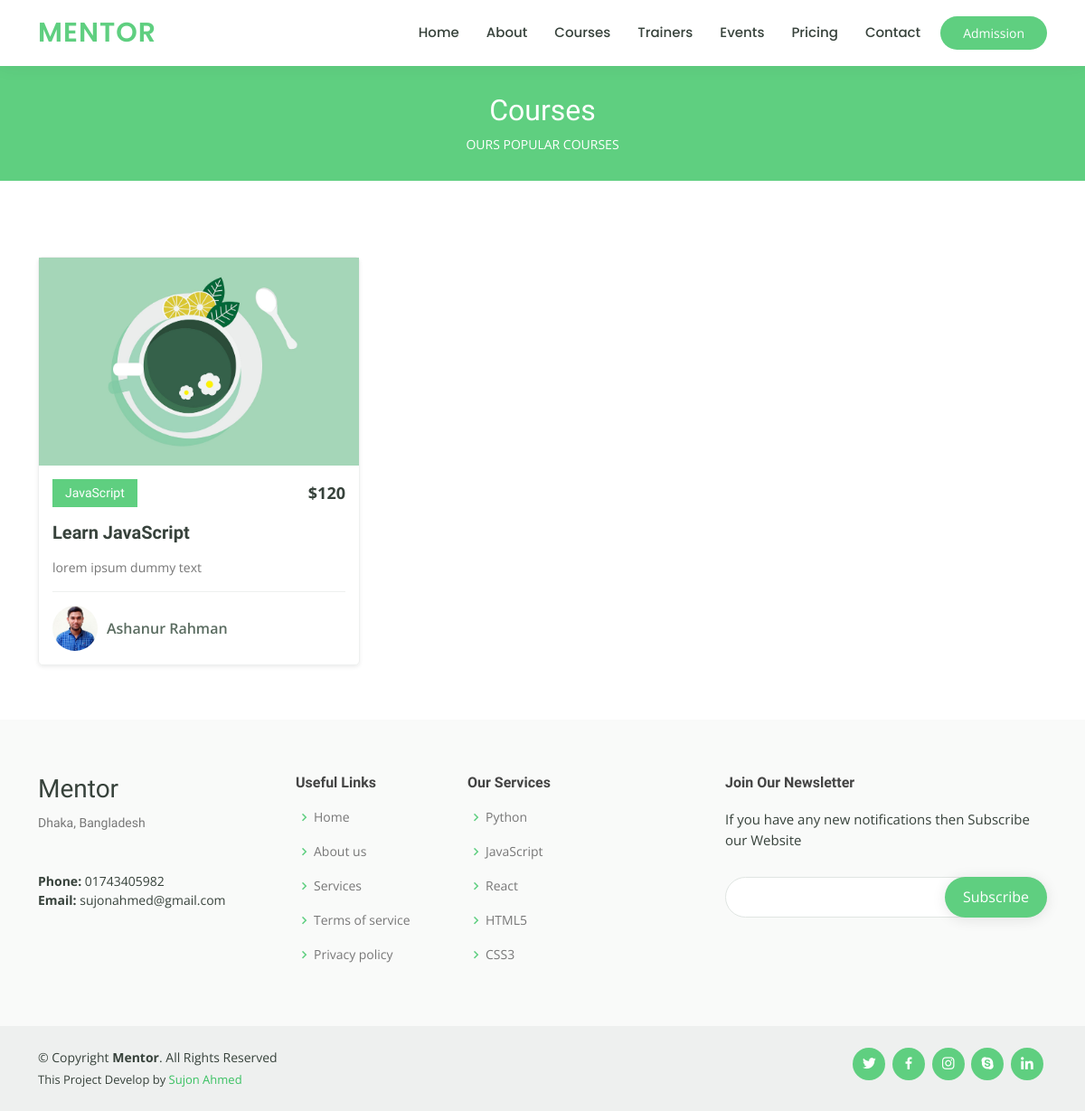
The page /category_wise_courses.php?id=2 on the database its author committed.
### tables this page shows
CREATE TABLE `courses` (
  `course_id` int(11) NOT NULL,
  `course_title` varchar(255) NOT NULL,
  `course_category` varchar(50) NOT NULL,
  `course_fee` int(11) NOT NULL,
  `trainer` varchar(50) NOT NULL,
  `course_thumbnail` varchar(60) NOT NULL,
  `course_desc` longtext NOT NULL
);

CREATE TABLE `course_category` (
  `course_category_id` int(11) NOT NULL,
  `course_category_icon` varchar(50) NOT NULL,
  `course_category_name` varchar(50) NOT NULL,
  `slag` varchar(50) NOT NULL,
  `course_category_created` datetime NOT NULL DEFAULT current_timestamp()
);

CREATE TABLE `trainers` (
  `trainer_id` int(11) NOT NULL,
  `trainer_name` varchar(80) NOT NULL,
  `trainer_designation` varchar(100) NOT NULL,
  `trainer_about` varchar(255) NOT NULL,
  `trainer_image` varchar(80) NOT NULL,
  `employed_time` datetime NOT NULL DEFAULT current_timestamp()
);

CREATE TABLE `location` (
  `location_id` int(11) NOT NULL,
  `location_title` varchar(255) NOT NULL,
  `location_link` varchar(255) NOT NULL
);

### admin/database.php (called while the page is built, shortened)
<?php
class Database{
    private $db_host = "localhost";
    private $db_user = "root";
    private $db_pass = "";
    private $db_name = "mentor";
    private $conn;
    public function __construct()
    {
        $this->conn = new mysqli($this->db_host, $this->db_user, $this->db_pass, $this->db_name);
    }
    public function profile_retrive_photo(){
        $this->sql = "SELECT * FROM `admin`";
        $this->result = $this->conn->query($this->sql);
        if($this->result == true){
            return $this->result;
        }else{
            return false;
        }
    }
    public function get_course_category()
    {
        $this->sql = "SELECT * FROM `course_category`";
        $this->result = $this->conn->query($this->sql);
        if($this->result == true){
            return $this->result;
        }else{
            return false;
        }
    }
    public function get_category_wise_course($course_id)
    {
        $this->sql = "SELECT * FROM courses AS c INNER JOIN course_category AS cc ON c.course_category = cc.course_category_id INNER JOIN trainers AS t ON c.trainer = t.trainer_id WHERE cc.course_category_id = '$course_id'";
        $this->result = $this->conn->query($this->sql);
        if($this->result == true){
            return $this->result;
        }else{
            return false;
        }
    }
    public function get_location() {
        $this->sql = "SELECT * FROM `location` LIMIT 1";
        $this->result = $this->conn->query($this->sql);
        if ($this->result == true) {
            return $this->result;
        } else {
            return false;
        }
    }
}
?>

### category_wise_courses.php (the view)
<?php
include 'font-header.php';
if(isset($_GET['id'])){
    $course_id = $_GET['id'];
    $get_search_course = $obj->get_category_wise_course($course_id);
}
?>
  <main id="main" data-aos="fade-in">
    <div class="breadcrumbs">
      <div class="container">
        <h2>Courses</h2>
        <p>OURS POPULAR COURSES</p>
      </div>
    </div>
    <section id="popular-courses" class="courses">
      <div class="container" data-aos="fade-up">
        <div class="row" data-aos="zoom-in" data-aos-delay="100">
          <?php
            if($get_search_course->num_rows > 0){
              while($row = $get_search_course->fetch_object()){
                ?>
                  <div class="col-md-4 mt-4 mt-md-4">
                    <div class="course-item shadow-sm">
                      <img src="<?php echo "admin/uploads/courses/".$row->course_thumbnail; ?>" class="img-fluid" alt="">
                      <div class="course-content">
                        <div class="d-flex justify-content-between align-items-center mb-3">
                          <h4><?php echo $row->course_category_name; ?></h4>
                          <p class="price">$<?php echo $row->course_fee; ?></p>
                        </div>
                        <h3><a href="course-details.php?id=<?php echo $row->course_id; ?>"><?php echo $row->course_title; ?></a></h3>
                        <p>
                          <?php
                            $description = $row->course_desc;
                            if(strlen($description) > 400){
                              echo substr($description,0,400).'...';
                            }else{
                              echo $description;
                            }
                          ?>
                        </p>
                        <div class="trainer d-flex justify-content-between align-items-center">
                          <div class="trainer-profile d-flex align-items-center">
                            <img src="<?php echo "admin/uploads/trainers/".$row->trainer_image; ?>" class="img-fluid" alt="">
                            <span><?php echo $row->trainer_name; ?></span>
                          </div>
                        </div>
                      </div>
                    </div>
                  </div>
                <?php
              }
            }
          ?>
        </div>
      </div>
    </section>
  </main>
<?php include 'font-footer.php'; ?>

### font-footer.php (shortened to what this page needs)
<?php
$course_category = $obj->get_course_category();
$get_location = $obj->get_location();
?>
<footer id="footer">
    <div class="footer-top">
      <div class="container">
        <div class="row">
          <div class="col-lg-3 col-md-6 footer-contact">
            <h3>Mentor</h3>
            <p>
              <?php
               if ($get_location->num_rows > 0) {
                 while($row = $get_location->fetch_object()) {
                   ?>
                    <p><?php echo $row->location_title; ?></p>
                   <?php
                 }
               }
              ?>
              <br><br>
              <strong>Phone:</strong> <?php echo $phone; ?><br>
              <strong>Email:</strong> <?php echo $email; ?><br>
            </p>
          </div>
          <div class="col-lg-2 col-md-6 footer-links">
            <h4>Useful Links</h4>
            <ul>
              <li><i class="bx bx-chevron-right"></i> <a href="#">Home</a></li>
              <li><i class="bx bx-chevron-right"></i> <a href="#">About us</a></li>
              <li><i class="bx bx-chevron-right"></i> <a href="#">Services</a></li>
              <li><i class="bx bx-chevron-right"></i> <a href="#">Terms of service</a></li>
              <li><i class="bx bx-chevron-right"></i> <a href="#">Privacy policy</a></li>
            </ul>
          </div>
          <div class="col-lg-3 col-md-6 footer-links">
            <h4>Our Services</h4>
            <ul>
                <?php
                    if($course_category->num_rows > 0){
                        while($row = $course_category->fetch_object()){
                            ?>
                                <li><i class="bx bx-chevron-right"></i> <a href="#"><?php echo $row->course_category_name; ?></a></li>
                            <?php
                        }
                    }
                ?>
            </ul>
          </div>
          <div class="col-lg-4 col-md-6 footer-newsletter">
            <h4>Join Our Newsletter</h4>
            <p>If you have any new notifications then Subscribe our Website</p>
            <form action="subscriber_action.php" method="POST">
              <input type="email" name="email"><input type="submit" name="submit" value="Subscribe">
            </form>
          </div>
        </div>
      </div>
    </div>
    <div class="container d-md-flex py-4">
      <div class="me-md-auto text-center text-md-start">
        <div class="copyright">
          &copy; Copyright <strong><span>Mentor</span></strong>. All Rights Reserved
        </div>
        <div class="credits">
          This Project Develop by <a target="_blank" href="https://github.com/Sujon-Ahmed">Sujon Ahmed</a>
        </div>
      </div>
      <div class="social-links text-center text-md-right pt-3 pt-md-0">
        <a href="#" class="twitter"><i class="bx bxl-twitter"></i></a>
        <a href="#" class="facebook"><i class="bx bxl-facebook"></i></a>
        <a href="#" class="instagram"><i class="bx bxl-instagram"></i></a>
        <a href="#" class="google-plus"><i class="bx bxl-skype"></i></a>
        <a href="#" class="linkedin"><i class="bx bxl-linkedin"></i></a>
      </div>
    </div>
  </footer>
</body>
</html>

### assets/css/style.css (style rules this page uses)
body { font-family: "Open Sans", sans-serif; color: #444444; }
a { color: #5fcf80; text-decoration: none; }
h1, h2, h3, h4, h5, h6 { font-family: "Raleway", sans-serif; }
section { padding: 60px 0; overflow: hidden; }
.breadcrumbs { margin-top: 73px; text-align: center; background: #5fcf80; padding: 30px 0; color: #fff; }
.breadcrumbs h2 { font-size: 32px; font-weight: 500; }
.breadcrumbs p { font-size: 14px; margin-bottom: 0; }
.courses .course-item { border-radius: 5px; border: 1px solid #eef0ef; }
.courses .course-content { padding: 15px; }
.courses .course-content h3 { font-weight: 700; font-size: 20px; }
.courses .course-content h3 a { color: #37423b; transition: 0.3s; }
.courses .course-content p { font-size: 14px; color: #777777; }
.courses .course-content h4 { font-size: 14px; background: #5fcf80; padding: 7px 14px; color: #fff; margin: 0; }
.courses .course-content .price { margin: 0; font-weight: 700; font-size: 18px; color: #37423b; }
.courses .trainer { padding-top: 15px; border-top: 1px solid #eef0ef; }
.courses .trainer .trainer-profile img { max-width: 50px; border-radius: 50px; }
.courses .trainer .trainer-profile span { padding-left: 10px; font-weight: 600; font-size: 16px; color: #5a6c60; }
#footer { color: #37423b; font-size: 14px; background: #eef0ef; }
#footer .footer-top { padding: 60px 0 30px 0; background: #f9faf9; }
#footer .footer-top .footer-contact { margin-bottom: 30px; }
#footer .footer-top .footer-contact p { font-size: 14px; line-height: 24px; margin-bottom: 0; font-family: "Raleway", sans-serif; color: #777777; }
#footer .footer-top h4 { font-size: 16px; font-weight: bold; color: #444444; position: relative; padding-bottom: 12px; }
#footer .footer-top .footer-links { margin-bottom: 30px; }
#footer .footer-top .footer-links ul { list-style: none; padding: 0; margin: 0; }
#footer .footer-top .footer-links ul i { padding-right: 2px; color: #5fcf80; font-size: 18px; line-height: 1; }
#footer .footer-top .footer-links ul li { padding: 10px 0; display: flex; align-items: center; }
#footer .footer-top .footer-links ul li:first-child { padding-top: 0; }
#footer .footer-top .footer-links ul a { color: #777777; transition: 0.3s; display: inline-block; line-height: 1; }
#footer .footer-newsletter { font-size: 15px; }
#footer .footer-newsletter h4 { font-size: 16px; font-weight: bold; color: #444444; position: relative; padding-bottom: 12px; }
#footer .footer-newsletter form { margin-top: 30px; background: #fff; padding: 6px 10px; position: relative; border-radius: 50px; text-align: left; border: 1px solid #e0e5e2; }
#footer .footer-newsletter form input[type="email"] { border: 0; padding: 4px 8px; width: calc(100% - 100px); }
#footer .footer-newsletter form input[type="submit"] { position: absolute; top: -1px; right: -1px; bottom: -1px; border: 0; background: none; font-size: 16px; padding: 0 20px 2px 20px; background: #5fcf80; color: #fff; transition: 0.3s; border-radius: 50px; box-shadow: 0px 2px 15px rgba(0, 0, 0, 0.1); }
#footer .credits { padding-top: 5px; font-size: 13px; }
#footer .credits a { color: #3ac162; transition: 0.3s; }
#footer .social-links a { font-size: 18px; display: inline-block; background: #5fcf80; color: #fff; line-height: 1; padding: 8px 0; margin-right: 4px; border-radius: 50%; text-align: center; width: 36px; height: 36px; transition: 0.3s; }

### rows shown on the page
courses: course_thumbnail (picture), course_category.course_category_name "JavaScript", course_fee "120", course_title "Learn JavaScript", course_desc "lorem ipsum dummy text", trainers.trainer_image (picture), trainers.trainer_name "Ashanur Rahman"
location: location_title "Dhaka, Bangladesh"
course_category: course_category_name "Python"
course_category: course_category_name "JavaScript"
course_category: course_category_name "React"
course_category: course_category_name "HTML5"
course_category: course_category_name "CSS3"

### other values the page prints
$phone "01743405982"
$email "sujonahmed@gmail.com"
